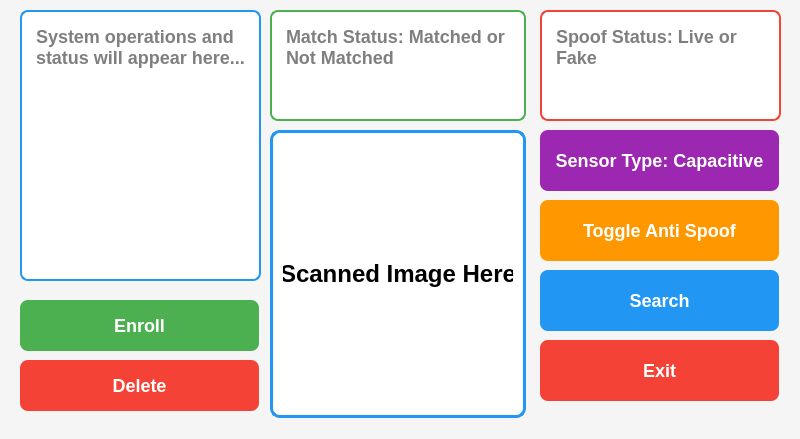
<?xml version="1.0" encoding="UTF-8"?>
<ui version="4.0">
 <class>FingerprintApp</class>
 <widget class="QMainWindow" name="FingerprintApp">
  <property name="geometry">
   <rect>
    <x>0</x>
    <y>0</y>
    <width>800</width>
    <height>439</height>
   </rect>
  </property>
  <property name="windowTitle">
   <string>Fingerprint Liveness Detection</string>
  </property>
  <property name="styleSheet">
   <string notr="true">font-size: 16px;
          padding: 10px;
          background: #F5F5F5;
          color: #000000;
          font-family: Arial, sans-serif;</string>
  </property>
  <widget class="QWidget" name="centralwidget">
   <widget class="QLabel" name="imageLabel">
    <property name="geometry">
     <rect>
      <x>270</x>
      <y>130</y>
      <width>256</width>
      <height>288</height>
     </rect>
    </property>
    <property name="minimumSize">
     <size>
      <width>0</width>
      <height>200</height>
     </size>
    </property>
    <property name="styleSheet">
     <string notr="true">border: 3px solid #2196F3;
          border-radius: 10px;
          background: #FFFFFF;
          font-size: 24px;
          color: #000000;
          font-weight: bold;</string>
    </property>
    <property name="text">
     <string>Scanned Image Here</string>
    </property>
    <property name="textFormat">
     <enum>Qt::PlainText</enum>
    </property>
    <property name="scaledContents">
     <bool>false</bool>
    </property>
    <property name="alignment">
     <set>Qt::AlignCenter</set>
    </property>
   </widget>
   <widget class="QTextEdit" name="matchStatusDisplay">
    <property name="geometry">
     <rect>
      <x>270</x>
      <y>10</y>
      <width>256</width>
      <height>111</height>
     </rect>
    </property>
    <property name="minimumSize">
     <size>
      <width>0</width>
      <height>61</height>
     </size>
    </property>
    <property name="styleSheet">
     <string notr="true">font-size: 18px;
          padding: 10px;
          border-radius: 8px;
          background: #FFFFFF;
          border: 2px solid #4CAF50;
          color: #000000;
          font-weight: bold;
          font-family: Arial, sans-serif;</string>
    </property>
    <property name="readOnly">
     <bool>true</bool>
    </property>
    <property name="placeholderText">
     <string>Match Status: Matched or Not Matched</string>
    </property>
   </widget>
   <widget class="QTextEdit" name="spoofStatusDisplay">
    <property name="geometry">
     <rect>
      <x>540</x>
      <y>10</y>
      <width>241</width>
      <height>111</height>
     </rect>
    </property>
    <property name="minimumSize">
     <size>
      <width>0</width>
      <height>51</height>
     </size>
    </property>
    <property name="styleSheet">
     <string notr="true">font-size: 18px;
          padding: 10px;
          border-radius: 8px;
          background: #FFFFFF;
          border: 2px solid #F44336;
          color: #000000;
          font-weight: bold;
          font-family: Arial, sans-serif;</string>
    </property>
    <property name="readOnly">
     <bool>true</bool>
    </property>
    <property name="placeholderText">
     <string>Spoof Status: Live or Fake</string>
    </property>
   </widget>
   <widget class="QTextEdit" name="resultsDisplay">
    <property name="geometry">
     <rect>
      <x>20</x>
      <y>10</y>
      <width>241</width>
      <height>271</height>
     </rect>
    </property>
    <property name="minimumSize">
     <size>
      <width>0</width>
      <height>150</height>
     </size>
    </property>
    <property name="styleSheet">
     <string notr="true">font-size: 18px;
          border: 2px solid #2196F3;
          padding: 10px;
          border-radius: 8px;
          background: #FFFFFF;
          color: #000000;
          font-weight: bold;
          font-family: Arial, sans-serif;</string>
    </property>
    <property name="readOnly">
     <bool>true</bool>
    </property>
    <property name="placeholderText">
     <string>System operations and status will appear here...</string>
    </property>
   </widget>
   <widget class="QPushButton" name="sensorTypeButton">
    <property name="geometry">
     <rect>
      <x>540</x>
      <y>130</y>
      <width>239</width>
      <height>61</height>
     </rect>
    </property>
    <property name="text">
     <string>Sensor Type: Capacitive</string>
    </property>
    <property name="styleSheet">
     <string notr="true">QPushButton {
            padding: 10px;
            font-size: 18px;
            background: #9C27B0;
            color: white;
            border-radius: 8px;
            font-weight: bold;
            font-family: Arial, sans-serif;
          }
          QPushButton:hover {
            background: #7B1FA2;
          }
          QPushButton:disabled {
            background: #BA68C8;
          }</string>
    </property>
    <property name="autoDefault">
     <bool>false</bool>
    </property>
    <property name="default">
     <bool>false</bool>
    </property>
    <property name="flat">
     <bool>false</bool>
    </property>
   </widget>
   <widget class="QPushButton" name="spoofToggleButton">
    <property name="geometry">
     <rect>
      <x>540</x>
      <y>200</y>
      <width>239</width>
      <height>61</height>
     </rect>
    </property>
    <property name="styleSheet">
     <string notr="true">QPushButton {
            padding: 10px;
            font-size: 18px;
            background: #FF9800;
            color: white;
            border-radius: 8px;
            font-weight: bold;
            font-family: Arial, sans-serif;
          }
          QPushButton:hover {
            background: #F57C00;
          }
          QPushButton:disabled {
            background: #FFB74D;
          }</string>
    </property>
    <property name="text">
     <string>Toggle Anti Spoof</string>
    </property>
   </widget>
   <widget class="QPushButton" name="searchButton">
    <property name="geometry">
     <rect>
      <x>540</x>
      <y>270</y>
      <width>239</width>
      <height>61</height>
     </rect>
    </property>
    <property name="styleSheet">
     <string notr="true">QPushButton {
            padding: 10px;
            font-size: 18px;
            background: #2196F3;
            color: white;
            border-radius: 8px;
            font-weight: bold;
            font-family: Arial, sans-serif;
          }
          QPushButton:hover {
            background: #1976D2;
          }
          QPushButton:disabled {
            background: #64B5F6;
          }</string>
    </property>
    <property name="text">
     <string>Search</string>
    </property>
   </widget>
   <widget class="QPushButton" name="exitButton">
    <property name="geometry">
     <rect>
      <x>540</x>
      <y>340</y>
      <width>239</width>
      <height>61</height>
     </rect>
    </property>
    <property name="styleSheet">
     <string notr="true">QPushButton {
            padding: 10px;
            font-size: 18px;
            background: #F44336;
            color: white;
            border-radius: 8px;
            font-weight: bold;
            font-family: Arial, sans-serif;
          }
          QPushButton:hover {
            background: #D32F2F;
          }
          QPushButton:disabled {
            background: #E57373;
          }</string>
    </property>
    <property name="text">
     <string>Exit</string>
    </property>
   </widget>
   <widget class="QPushButton" name="enrollButton">
    <property name="geometry">
     <rect>
      <x>20</x>
      <y>300</y>
      <width>239</width>
      <height>51</height>
     </rect>
    </property>
    <property name="styleSheet">
     <string notr="true">QPushButton {
            padding: 10px;
            font-size: 18px;
            background: #4CAF50;
            color: white;
            border-radius: 8px;
            font-weight: bold;
            font-family: Arial, sans-serif;
          }
          QPushButton:hover {
            background: #388E3C;
          }
          QPushButton:disabled {
            background: #81C784;
          }</string>
    </property>
    <property name="text">
     <string>Enroll</string>
    </property>
   </widget>
   <widget class="QPushButton" name="deleteButton">
    <property name="geometry">
     <rect>
      <x>20</x>
      <y>360</y>
      <width>239</width>
      <height>51</height>
     </rect>
    </property>
    <property name="styleSheet">
     <string notr="true">QPushButton {
            padding: 10px;
            font-size: 18px;
            background: #F44336;
            color: white;
            border-radius: 8px;
            font-weight: bold;
            font-family: Arial, sans-serif;
          }
          QPushButton:hover {
            background: #D32F2F;
          }
          QPushButton:disabled {
            background: #E57373;
          }</string>
    </property>
    <property name="text">
     <string>Delete</string>
    </property>
   </widget>
  </widget>
 </widget>
 <resources/>
 <connections>
  <connection>
   <sender>sensorTypeButton</sender>
   <signal>clicked()</signal>
   <receiver>FingerprintApp</receiver>
   <slot>toggle_sensor_type()</slot>
   <hints>
    <hint type="sourcelabel">
     <x>20</x>
     <y>20</y>
    </hint>
    <hint type="destinationlabel">
     <x>20</x>
     <y>20</y>
    </hint>
   </hints>
  </connection>
  <connection>
   <sender>deleteButton</sender>
   <signal>clicked()</signal>
   <receiver>FingerprintApp</receiver>
   <slot>open_delete_dialog()</slot>
   <hints>
    <hint type="sourcelabel">
     <x>20</x>
     <y>20</y>
    </hint>
    <hint type="destinationlabel">
     <x>20</x>
     <y>20</y>
    </hint>
   </hints>
  </connection>
  <connection>
   <sender>enrollButton</sender>
   <signal>clicked()</signal>
   <receiver>FingerprintApp</receiver>
   <slot>open_enroll_dialog()</slot>
   <hints>
    <hint type="sourcelabel">
     <x>20</x>
     <y>20</y>
    </hint>
    <hint type="destinationlabel">
     <x>20</x>
     <y>20</y>
    </hint>
   </hints>
  </connection>
 </connections>
</ui>
